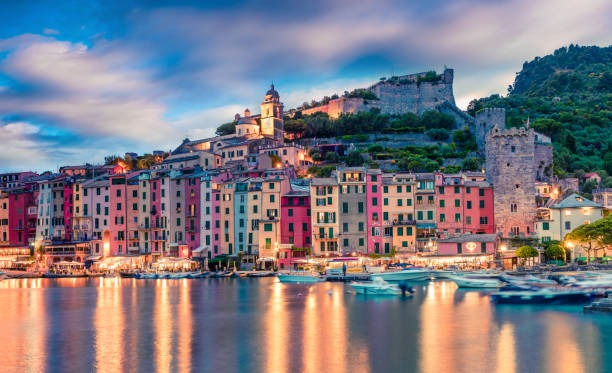
#> input picture city.jpg, 612 x 373 px
$ python erosion_and_dilation.py
#> lines starting #> are read from the running program, lines starting #| are printed output that depends on the picture
# Implementation of Erosion and Dilation Using OpenCV
# Developed By: Subashini K
# Register No: 212225240160

import cv2
import matplotlib.pyplot as plt

# 1. Original Image
img = cv2.imread("city.jpg")
#> img is the input picture: shape (373, 612, 3); mean B, G, R 132.7, 123.2, 125.8
if img is None:
    img = cv2.imread("nature.jpeg")

plt.imshow(cv2.cvtColor(img, cv2.COLOR_BGR2RGB))
plt.title("Original Image")
plt.axis("off")
plt.show()

# 2. Erosion
kernel = cv2.getStructuringElement(cv2.MORPH_RECT, (5, 5))
erosion = cv2.erode(img, kernel, iterations=1)
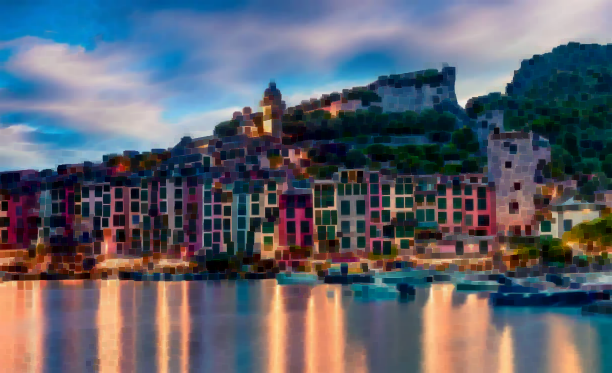
#> erosion: shape (373, 612, 3); mean B, G, R 107.9, 97.1, 94
plt.imshow(erosion, cmap="gray")
plt.title("Image Erosion")
plt.axis("off")
plt.show()

# 3. Dilation
kernel = cv2.getStructuringElement(cv2.MORPH_RECT, (5, 5))
dilation = cv2.dilate(img, kernel, iterations=1)
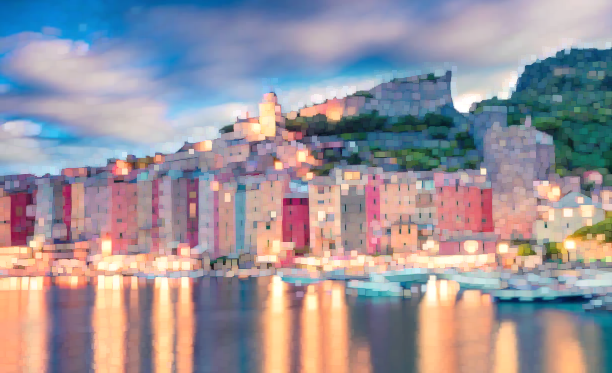
#> dilation: shape (373, 612, 3); mean B, G, R 156, 148.4, 155.4
plt.imshow(dilation, cmap="gray")
plt.title("Image Dilation")
plt.axis("off")
plt.show()
